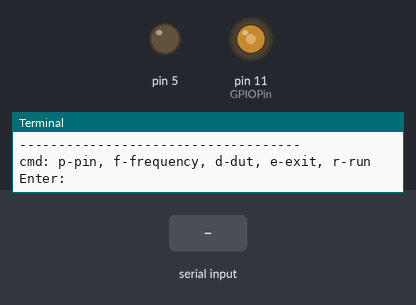
Bench run of a program on a simulated Raspberry Pi (header pin numbers). Parts: output pins drawn as LEDs (lit = HIGH), the last lines printed to the terminal. The inputs (shaded band) are chosen by the test bench.

Above: at 1.2 s.
1.3 s: "p" typed at the terminal, then Enter
At 2.4 s:
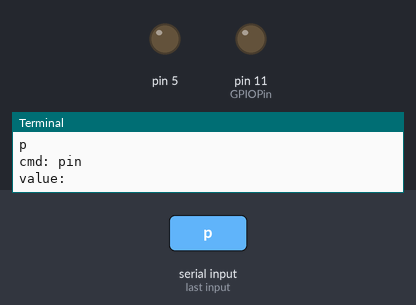
2.8 s: "5" typed at the terminal, then Enter
4.3 s: "r" typed at the terminal, then Enter
At 4.7 s:
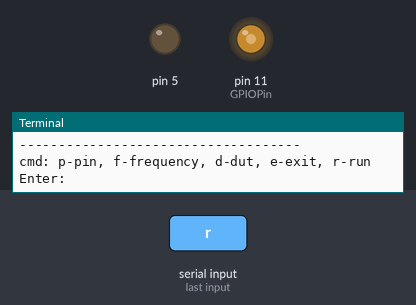
Timing chart, 0 to 7.3 s (numbered marks = the images above; inputs shaded):
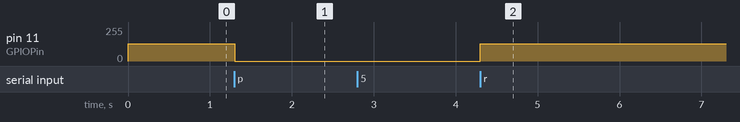

The program:

RPiPWMS.py
```python
#!/usr/bin/python3
# -*- coding: utf-8 -*-

import time
import RPi.GPIO as GPIO
import time

GPIO.setwarnings(False)

GPIOMode = GPIO.BOARD
GPIOType = GPIO.OUT
GPIOPin = 11
GPIOHz = 50
PulseDut = 50
PinRef = None
cmds = {
        "p":"pin",
        "f":"frequency",
        "d":"dut",
        "e":"exit",
        "r":"run",
        "pin":"pin",
        "frequency":"frequency",
        "dut":"dut",
        "exit":"exit",
        "run":"run"
}

GPIO.setmode(GPIOMode)
GPIO.setup(GPIOPin, GPIOType)

def help():
    print("""
cmd:
    1. p -> pin
    2. f -> frequency
    3. d -> dut
    4. e -> exit
    5. r -> run
    """)

def showSettings():

    global GPIOPin
    global GPIOHz
    global PulseDut

    print("GPIO Pin Settings: %d, Hz: %d, Dut: %d" % (GPIOPin, GPIOHz, PulseDut));


def getValue():
    try:
        value = int(input("value: "))
        if value < 0:
            return 0
    except:
        print("enter int format string")
        return -1

    return value


def PWM():

    global GPIOMode
    global GPIOPin
    global GPIOType
    global GPIOHz
    global PulseDut
    global cmds

    print("show defaut settings:")
    showSettings()
    print("------------------------------------")

    GPIO.setmode(GPIOMode)
    GPIO.setup(GPIOPin, GPIOType)
    PinRef = GPIO.PWM(GPIOPin, GPIOHz)
    PinRef.start(PulseDut)

    try:
        cmd = "-"
        while True:
            if cmd != "":
                print("cmd: p-pin, f-frequency, d-dut, e-exit, r-run")
            cmd = input("Enter: ")
            if cmd == "":
                continue

            if cmd != "r":
                if PinRef != None:
                    PinRef.stop()

            if cmd in cmds:
                for key in cmds:
                    if cmd == key:
                        print("cmd: " + cmds[key])
            else:
                print("cmd is not exist: " + cmd)
                continue

            if cmd == "p" or cmd == "pin":
                GPIOPin = getValue()

                GPIO.setmode(GPIOMode)
                GPIO.setup(GPIOPin, GPIOType)

                print("Pin is: " + str(GPIOPin))
            elif cmd == "f" or cmd == "frequency":
                GPIOHz = getValue()
                PinRef = GPIO.PWM(GPIOPin, GPIOHz)
                print("Hz is: " + str(GPIOHz))
            elif cmd == "d" or cmd == "dut":
                PulseDut = getValue()
                PinRef.ChangeDutyCycle(PulseDut)
                print("dut is: " + str(PulseDut))
            elif cmd == "e" or cmd == "exit":
                print("exit the program")
                exit()
            elif cmd == "r" or cmd == "run":
                PinRef.start(PulseDut)
                print("pwm settings has changed")
            else:
                help()

            print("------------------------------------")

    except KeyboardInterrupt:
        pass

    if PinRef != None:
        PinRef.stop()

    print("\r\n");

    GPIO.cleanup()

if __name__ == '__main__':
    help()
    PWM()
```

Measured:
- after the input at 1.3 s, pin 11 (GPIOPin): 128/255 → 0/255 at once
- after the input at 4.3 s, pin 11 (GPIOPin): 0/255 → 128/255 at once
